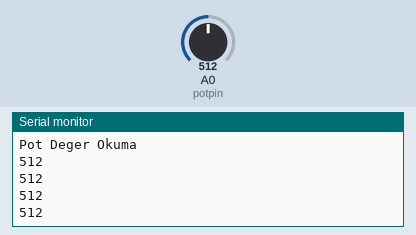
This sketch was run on a simulated Arduino Uno, built with avr-gcc and run on an emulated ATmega328P. On the bench: the last lines printed to the serial monitor. Inputs (shaded band) come from the test bench; at power-on: A0 (potpin) = 512.

Above: at 1.2 s.
1.3 s: A0 (potpin) set to 716
At 1.71 s:
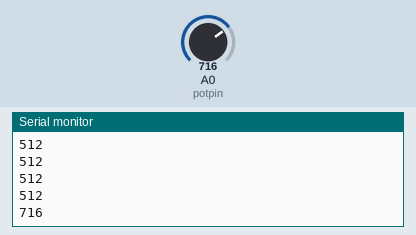
2.8 s: A0 (potpin) set to 900
At 2.91 s:
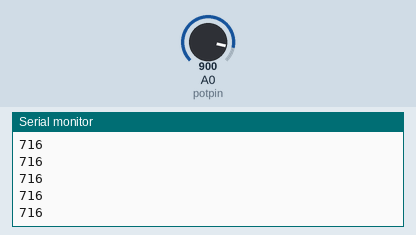
Timing chart, 0 to 5.8 s (numbered marks = the images above; inputs shaded):
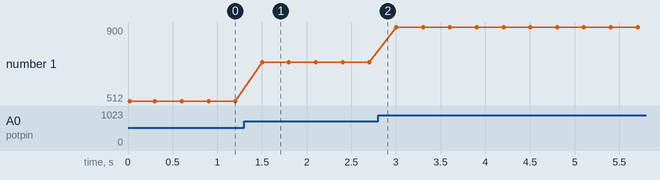

The sketch:

Ardiunio_Pot_de_er_okuma.ino
```cpp
#define potpin A0
 int deger=0;

void setup() {
Serial.begin(9600);
Serial.println("Pot Deger Okuma");
}

void loop() {
deger = analogRead(potpin);
Serial.println(deger);
delay(300);
}
```

Measured:
- after the input at 1.3 s, the serial monitor: prints a new line after 0.20 s (image 1)
- plotted number 1: 512 → 716 after the input at 1.3 s, 716 → 900 after the input at 2.8 s
